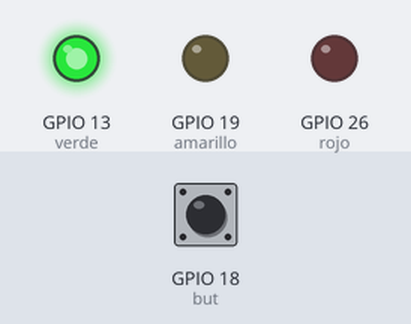
This program was run on a simulated Raspberry Pi (BCM pin numbers). On the bench: output pins drawn as LEDs (lit = HIGH). The test bench sets the inputs (shaded band); at power-on: GPIO 18 (but) HIGH.

Above: at 1.2 s.
1.3 s: GPIO 18 (but) pulled LOW for 3.2 s
At 5.5 s:
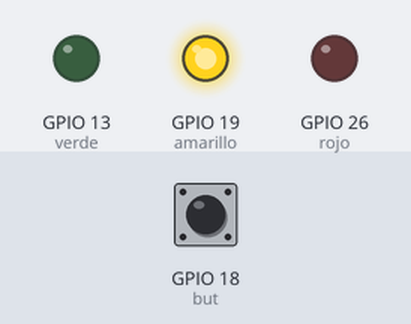
6.0 s: GPIO 18 (but) pulled LOW for 0.15 s
At 6.8 s:
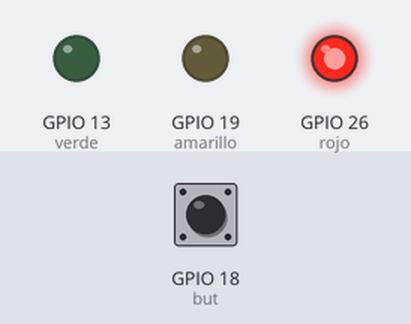
7.6 s: GPIO 18 (but) pulled LOW for 1 s
At 8.0 s:
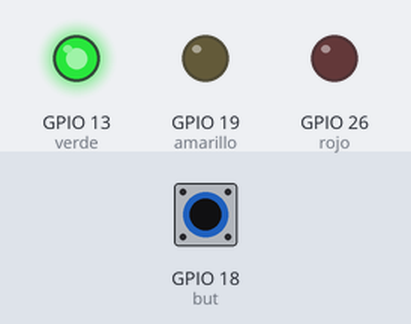
Timing chart, 0 to 10.6 s (numbered marks = the images above; inputs shaded):
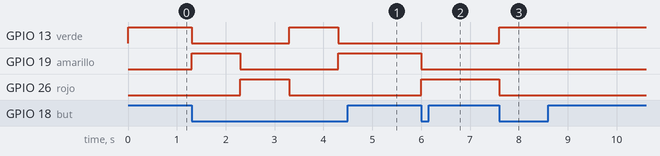

Measured:
- after the input at 1.3 s, GPIO 13 (verde): HIGH → LOW at once, → HIGH 2.0 s later, → LOW 1.0 s later; GPIO 19 (amarillo): LOW → HIGH at once, → LOW 1.0 s later, → HIGH 2.0 s later; GPIO 26 (rojo): LOW → HIGH after 1.0 s, → LOW 1.0 s later
- after the input at 6.0 s, GPIO 19 (amarillo): HIGH → LOW at once; GPIO 26 (rojo): LOW → HIGH at once
- after the input at 7.6 s, GPIO 13 (verde): LOW → HIGH at once; GPIO 26 (rojo): HIGH → LOW at once

The program:

semaforo_by_button.py
```python
from gpiozero import Button,LED
from time import sleep

but = Button(18)
verde = LED(13)
amarillo = LED(19)
rojo = LED(26)
verde.on()
while True:
    if but.is_pressed & verde.value == 1:
        verde.off()
        rojo.off()
        amarillo.on()
        sleep(1)
    elif but.is_pressed & amarillo.value == 1:
        amarillo.off()
        verde.off()
        rojo.on()
        sleep(1)
    elif but.is_pressed & rojo.value == 1:
        rojo.off()
        amarillo.off()
        verde.on()
        sleep(1)
```
